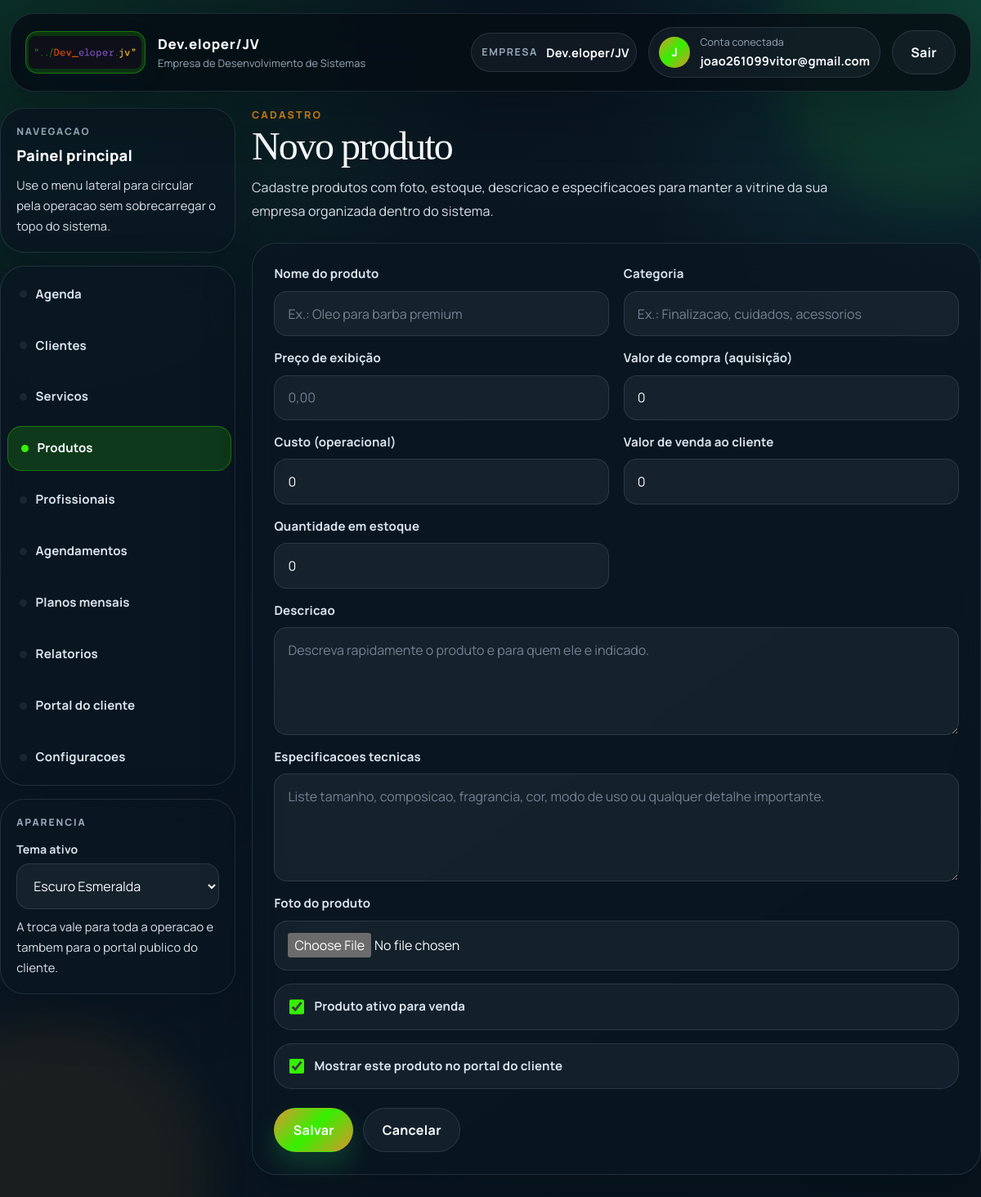
Screenshot of /produtos/novo/ (signed in) with the database file from the repository.
### empresas/models.py (models this page shows, shortened)
class Empresa(models.Model):
    PLANO_START = "start"
    PLANO_SOLO = "solo"
    PLANO_ADMIN_ONLY = "admin_only"
    PLANO_CHOICES = [
        (PLANO_SOLO, "Solo (1 funcionario com acesso)"),
        (PLANO_START, "Start (ate 5 funcionarios)"),
        (PLANO_ADMIN_ONLY, "Gestao interna (somente administrador)"),
    ]
    nome = models.CharField(max_length=100)
    tipo = models.CharField(max_length=50)
    cnpj = models.CharField(max_length=18, blank=True, null=True)
    whatsapp = models.CharField(max_length=20, blank=True, default="")
    logo = models.ImageField(upload_to="empresas/logos/", blank=True, null=True)
    logo_url = models.URLField(blank=True, default="")
    cor_primaria = models.CharField(max_length=7, blank=True, default="")
    cor_secundaria = models.CharField(max_length=7, blank=True, default="")
    texto_cabecalho = models.CharField(max_length=80, blank=True, default="")
    plano = models.CharField(max_length=20, choices=PLANO_CHOICES, default=PLANO_START)
    valor_mensal = models.DecimalField(max_digits=10, decimal_places=2, default=147)
    limite_profissionais = models.PositiveSmallIntegerField(
        default=5,
        validators=[MinValueValidator(1), MaxValueValidator(5)],
        help_text="Limite comercial de profissionais ativos para esta empresa.",
    )
    portal_token = models.UUIDField(default=uuid.uuid4, unique=True, editable=False, db_index=True)
    data_cadastro = models.DateTimeField(auto_now_add=True)
    usuario = models.OneToOneField('auth.User', on_delete=models.CASCADE, related_name='empresa')

### produtos/views.py (the view)
# urls.py: path("novo/", views.produtos_form, name="produtos_form"),
@login_required
def produtos_form(request, pk=None):
    if not user_can_access_module(request.user, PROFISSIONAL_ACCESS_PRODUTOS):
        messages.warning(request, 'Seu perfil nao possui acesso ao modulo de produtos.')
        return redirect('dashboard_home')
    empresa = get_active_empresa(request)
    if not empresa:
        return redirect("cadastro_empresa")
    produto = get_object_or_404(Produto, pk=pk, empresa=empresa) if pk else None
    if request.method == "POST":
        form = ProdutoForm(request.POST, request.FILES, instance=produto)
        if form.is_valid():
            produto = form.save(commit=False)
            produto.empresa = empresa
            produto.save()
            return redirect("produtos_list")
    else:
        form = ProdutoForm(instance=produto)
    return render(request, "produtos/produtos_form.html", {
        "form": form,
        "page_title": "Editar produto" if produto else "Novo produto",
        "page_subtitle": (
            "Cadastre produtos com foto, estoque, descricao e especificacoes para manter a vitrine "
            "da sua empresa organizada dentro do sistema."
        ),
    })

### easyschedule/templates/produtos/produtos_form.html (shortened to what this page needs)
{% extends 'base.html' %}
{% load static %}
{% block content %}
<link rel="stylesheet" href="{% static 'css/pages.css' %}">
<div class="page-container">
  <header class="page-hero">
    <div class="page-copy">
      <p class="page-eyebrow">Cadastro</p>
      <h1 class="page-title">{{ page_title }}</h1>
      <p class="page-subtitle">{{ page_subtitle }}</p>
    </div>
  </header>
  <div class="form-card">
    <form method="post" enctype="multipart/form-data">
      <div class="form-grid">
        <div class="form-group">
          <label>{{ form.nome.label }}</label>
          {{ form.nome }}
        </div>
        <div class="form-group">
          <label>{{ form.categoria.label }}</label>
          {{ form.categoria }}
        </div>
        <div class="form-group">
          <label>{{ form.preco.label }}</label>
          {{ form.preco }}
        </div>
        <div class="form-group">
          <label>{{ form.valor_compra.label }}</label>
          {{ form.valor_compra }}
        </div>
        <div class="form-group">
          <label>{{ form.custo.label }}</label>
          {{ form.custo }}
        </div>
        <div class="form-group">
          <label>{{ form.valor_venda.label }}</label>
          {{ form.valor_venda }}
        </div>
        <div class="form-group">
          <label>{{ form.estoque.label }}</label>
          {{ form.estoque }}
        </div>
        <div class="form-group full">
          <label>{{ form.descricao.label }}</label>
          {{ form.descricao }}
        </div>
        <div class="form-group full">
          <label>{{ form.especificacoes.label }}</label>
          {{ form.especificacoes }}
        </div>
        <div class="form-group full">
          <label>{{ form.foto.label }}</label>
          {{ form.foto }}
        </div>
        <div class="form-group full checkbox-group">
          <label>{{ form.ativo }} {{ form.ativo.label }}</label>
        </div>
        <div class="form-group full checkbox-group">
          <label>{{ form.destaque_publico }} {{ form.destaque_publico.label }}</label>
        </div>
      </div>
      <div class="form-actions">
        <button type="submit" class="btn btn-success">Salvar</button>
        <a href="{% url 'produtos_list' %}" class="btn btn-secondary">Cancelar</a>
      </div>
    </form>
  </div>
</div>
{% endblock %}

### easyschedule/templates/base.html (shortened to what this page needs)
{% load static %}
<!DOCTYPE html>
<html
    lang="pt-br"
    data-company-primary="{% if empresa_atual %}{{ empresa_atual.cor_primaria|default:'' }}{% endif %}"
    data-company-secondary="{% if empresa_atual %}{{ empresa_atual.cor_secundaria|default:'' }}{% endif %}"
>
<head>
    <link rel="stylesheet" href="https://cdn.jsdelivr.net/npm/bootstrap@5.3.2/dist/css/bootstrap.min.css">
    <link rel="stylesheet" href="{% static 'css/theme.css' %}">
</head>
<body class="{% if user.is_authenticated %}app-with-sidebar{% endif %}">
    <header class="app-header">
        <div class="container">
            <div class="app-navbar">
                <a class="app-brand" href="{% if user.is_authenticated %}{% url 'dashboard_home' %}{% else %}{% url 'cliente_home' %}{% endif %}">
                    {% if user.is_authenticated and empresa_atual and empresa_atual.logo %}
                    <span class="brand-mark brand-mark-company">
                        <img src="{{ empresa_atual.logo.url }}" alt="Logo {{ empresa_atual.nome }}" class="brand-logo brand-logo-company">
                    </span>
                    {% elif user.is_authenticated and empresa_atual and empresa_atual.logo_url %}
                    <span class="brand-mark brand-mark-company">
                        <img src="{{ empresa_atual.logo_url }}" alt="Logo {{ empresa_atual.nome }}" class="brand-logo brand-logo-company">
                    </span>
                    {% else %}
                    <span class="brand-mark">
                        <img src="{% static 'img/Logo.png' %}" alt="Logo EasySchedule" class="brand-logo">
                    </span>
                    {% endif %}
                    <span class="brand-copy">
                        <strong>{% if user.is_authenticated and empresa_atual %}{{ empresa_atual.nome }}{% else %}EasySchedule{% endif %}</strong>
                        <small>
                            {% if user.is_authenticated %}
                                {% if empresa_atual and empresa_atual.texto_cabecalho %}
                                    {{ empresa_atual.texto_cabecalho }}
                                {% else %}
                                    Sistema de agenda personalizado
                                {% endif %}
                            {% else %}
                                Reserva online com elegancia
                            {% endif %}
                        </small>
                    </span>
                </a>
                {% if user.is_authenticated %}
                <div class="app-toolbar app-toolbar-top">
                    {% if user.is_authenticated and usuario_tem_acesso_global_empresa and empresas_disponiveis %}
                    <form action="{% url 'selecionar_empresa' %}" method="post" class="toolbar-form">
                        {% csrf_token %}
                        <input type="hidden" name="next" value="{{ request.get_full_path }}">
                        <label for="empresa_id">Empresa</label>
                        <select id="empresa_id" name="empresa_id" class="form-select form-select-sm" onchange="this.form.submit()">
                            {% for empresa in empresas_disponiveis %}
                            <option value="{{ empresa.id }}" {% if empresa_atual and empresa.id == empresa_atual.id %}selected{% endif %}>
                                {{ empresa.nome }}
                            </option>
                            {% endfor %}
                        </select>
                    </form>
                    {% elif user.is_authenticated and empresa_atual %}
                    <div class="toolbar-field">
                        <span>Empresa</span>
                        <strong>{{ empresa_atual.nome }}</strong>
                    </div>
                    {% endif %}
                    <div class="app-user-chip">
                        <span class="app-user-avatar">{{ user.username|first|upper }}</span>
                        <span class="app-user-copy">
                            <small>Conta conectada</small>
                            <strong>{{ user.username }}</strong>
                        </span>
                    </div>
                    <form action="{% url 'logout' %}" method="post">
                        <button type="submit" class="btn btn-secondary">Sair</button>
                    </form>
                </div>
                {% endif %}
            </div>
        </div>
    </header>
    <div class="{% if user.is_authenticated %}container app-shell{% else %}app-public-shell{% endif %}">
        {% if user.is_authenticated %}
        <aside class="app-sidebar">
            <div class="app-sidebar-card">
                <span class="sidebar-kicker">Navegacao</span>
                <strong class="sidebar-title">Painel principal</strong>
                <p class="sidebar-text">Use o menu lateral para circular pela operacao sem sobrecarregar o topo do sistema.</p>
            </div>
            <nav class="app-sidebar-nav" aria-label="Navegacao lateral">
                {% if usuario_modulos.dashboard %}
                <a class="app-sidebar-link {% if '/dashboard/' in request.path %}is-active{% endif %}" href="{% url 'dashboard_home' %}">Agenda</a>
                {% endif %}
                {% if not usuario_e_profissional %}
                {% if usuario_modulos.clientes %}
                <a class="app-sidebar-link {% if '/pessoa/' in request.path %}is-active{% endif %}" href="{% url 'pessoa_list' %}">{{ business_profile.client_term_plural|default:"Clientes" }}</a>
                {% endif %}
                {% if usuario_modulos.servicos %}
                <a class="app-sidebar-link {% if '/servicos/' in request.path %}is-active{% endif %}" href="{% url 'servicos_list' %}">{{ business_profile.service_term_plural|default:"Servicos" }}</a>
                {% endif %}
                {% if usuario_modulos.produtos %}
                <a class="app-sidebar-link {% if '/produtos/' in request.path %}is-active{% endif %}" href="{% url 'produtos_list' %}">Produtos</a>
                {% endif %}
                <a class="app-sidebar-link {% if '/profissionais/' in request.path %}is-active{% endif %}" href="{% url 'profissionais_list' %}">{{ business_profile.professional_term_plural|default:"Profissionais" }}</a>
                {% if usuario_modulos.agendamentos %}
                <a class="app-sidebar-link " href="{% url 'agendamentos_list' %}">{{ business_profile.appointment_term_plural|default:"Agendamentos" }}</a>
                {% endif %}
                <a class="app-sidebar-link {% if '/agendamentos/planos/' in request.path %}is-active{% endif %}" href="{% url 'planos_list' %}">Planos mensais</a>
                {% if usuario_modulos.relatorios %}
                <a class="app-sidebar-link {% if '/relatorios/' in request.path %}is-active{% endif %}" href="{% url 'relatorio_page' %}">Relatorios</a>
                {% endif %}
                <a class="app-sidebar-link {% if '/cliente/' in request.path or request.path == '/' %}is-active{% endif %}" href="{% url 'cliente_home' %}">Portal do cliente</a>
                {% if usuario_pode_configurar_empresa %}
                <a class="app-sidebar-link {% if '/empresas/configuracoes/' in request.path %}is-active{% endif %}" href="{% url 'empresa_configuracoes' %}">Configuracoes</a>
                {% endif %}
                {% endif %}
            </nav>
            <div class="app-sidebar-card sidebar-theme-card">
                <span class="sidebar-kicker">Aparencia</span>
                <label for="themePickerSidebar" class="sidebar-theme-label">Tema ativo</label>
                <select id="themePickerSidebar" class="theme-picker" data-theme-picker aria-label="Selecionar tema do sistema">
                    <option value="dark">Escuro Esmeralda</option>
                </select>
                <p class="sidebar-text">A troca vale para toda a operacao e tambem para o portal publico do cliente.</p>
            </div>
        </aside>
        {% endif %}
        <main class="app-main {% if user.is_authenticated %}app-main-shell{% else %}app-main-public{% endif %}">
            {% block content %}{% endblock %}
        </main>
    </div>
</body>
</html>

### rows the page displays
Empresa: logo (picture), nome "Dev.eloper/JV", texto_cabecalho "Empresa de Desenvolvimento de Sistemas"

### other values shown
{{ user.username|first|upper }} "J"
{{ user.username }} "joao261099vitor@gmail.com"
{{ business_profile.client_term_plural|default:"Clientes" }} "Clientes"
{{ business_profile.service_term_plural|default:"Servicos" }} "Servicos"
{{ business_profile.professional_term_plural|default:"Profissionais" }} "Profissionais"
{{ business_profile.appointment_term_plural|default:"Agendamentos" }} "Agendamentos"
{{ page_title }} "Novo produto"
{{ page_subtitle }} "Cadastre produtos com foto, estoque, descricao e especificacoes para manter a vitrine da sua empresa organizada dentro do sistema."
